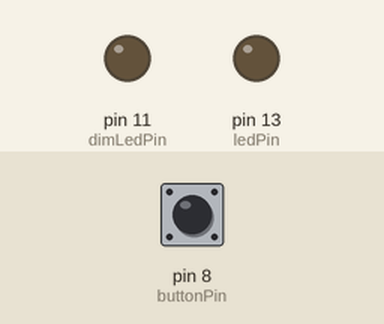
This sketch was run on a simulated Arduino Uno, built with avr-gcc and run on an emulated ATmega328P. On the bench: output pins drawn as LEDs (lit = HIGH). Dashed ring = blinking. The test bench sets the inputs (shaded band); at power-on: pin 8 (buttonPin) LOW.

Above: at 1.2 s.
1.3 s: pin 8 (buttonPin) pulled HIGH for 0.15 s
At 2.5 s:
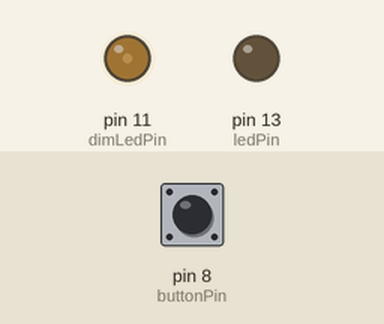
2.9 s: pin 8 (buttonPin) pulled HIGH for 1 s
At 5.0 s:
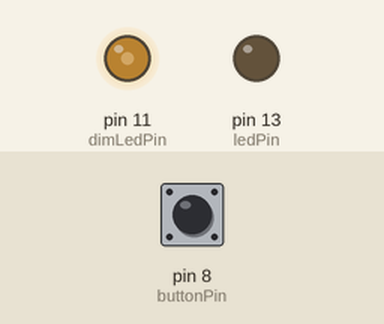
5.4 s: pin 8 (buttonPin) pulled HIGH for 0.15 s
At 6.7 s:
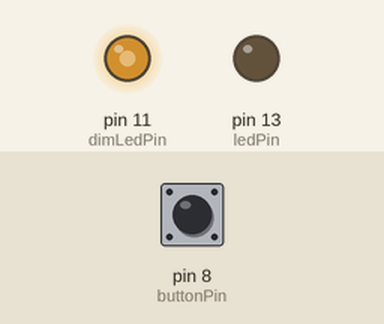
7.0 s: pin 8 (buttonPin) pulled HIGH for 3.2 s
At 7.4 s:
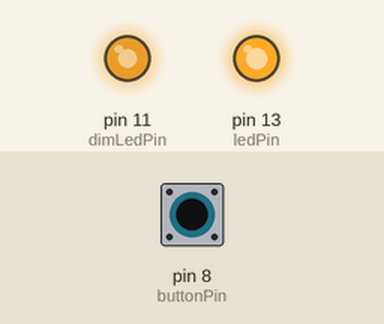
11.7 s: pin 8 (buttonPin) pulsed HIGH 2 times (0.12 s each, 0.3 s apart)
At 12.06 s:
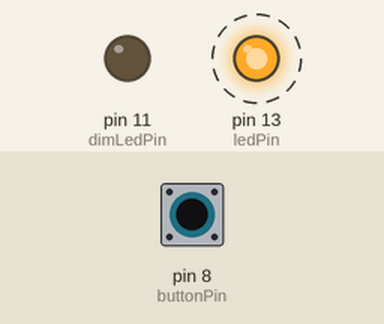
Timing chart, 0 to 14.7 s (numbered marks = the images above; inputs shaded):
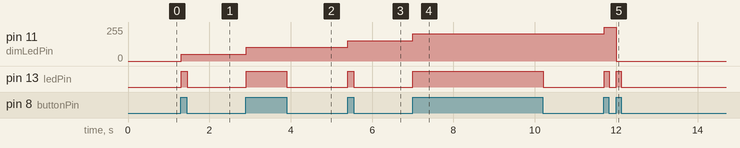

The sketch:

button2.ino
```cpp
// <gerstle>
// 1 button, when pressed, flashes arduino led and
// increments a pwm LED to one level brighter.
// after full brightness, the pwm LED turns off
//
// uses a debounce function on the button

int buttonPin = 8;
int ledPin = 13;
bool ledOn = false;

int dimLedPin = 11;
int dimLedLevel = 0;

bool currentButton = LOW;
bool lastButton = LOW;

void setup()
{
    Serial.begin(9600);
    pinMode(buttonPin, INPUT);
    pinMode(ledPin, OUTPUT);
    pinMode(dimLedPin, OUTPUT);
}

void loop()
{
    //Serial.println(ledOn);
    int buttonState = debounce(lastButton);

    if ((buttonState == HIGH) && !ledOn)
    {
        digitalWrite(ledPin, HIGH);
        ledOn = true;
        lastButton = HIGH;
        dimLedLevel = dimLedLevel + 51;

        if (dimLedLevel > 255)
            dimLedLevel = 0;

        //Serial.println(dimLedLevel);
        analogWrite(dimLedPin, dimLedLevel);
    }
    else if ((buttonState == LOW) && ledOn)
    {
        digitalWrite(ledPin, LOW);
        ledOn = false;
        lastButton = buttonState;
    }
}

bool debounce(bool lastState)
{
    bool currentState = digitalRead(buttonPin);

    if (lastState != currentState)
    {
        delay(5);
        currentState = digitalRead(buttonPin);
    }

    return currentState;
}
```

Measured:
- after the input at 1.3 s, pin 11 (dimLedPin): 0/255 → 51/255 at once; pin 13 (ledPin): LOW → HIGH at once, → LOW 0.15 s later
- after the input at 2.9 s, pin 11 (dimLedPin): 51/255 → 102/255 at once; pin 13 (ledPin): LOW → HIGH at once, → LOW 1.0 s later
- after the input at 5.4 s, pin 11 (dimLedPin): 102/255 → 153/255 at once; pin 13 (ledPin): LOW → HIGH at once, → LOW 0.15 s later
- after the input at 7.0 s, pin 11 (dimLedPin): 153/255 → 204/255 at once; pin 13 (ledPin): LOW → HIGH at once, → LOW 3.2 s later
- after the input at 11.7 s, pin 11 (dimLedPin): 204/255 → 255/255 at once, → 0/255 0.30 s later; pin 13 (ledPin): alternates HIGH for 0.12 s and LOW for 0.18 s, 4 changes in all, then stays LOW, starting at once
